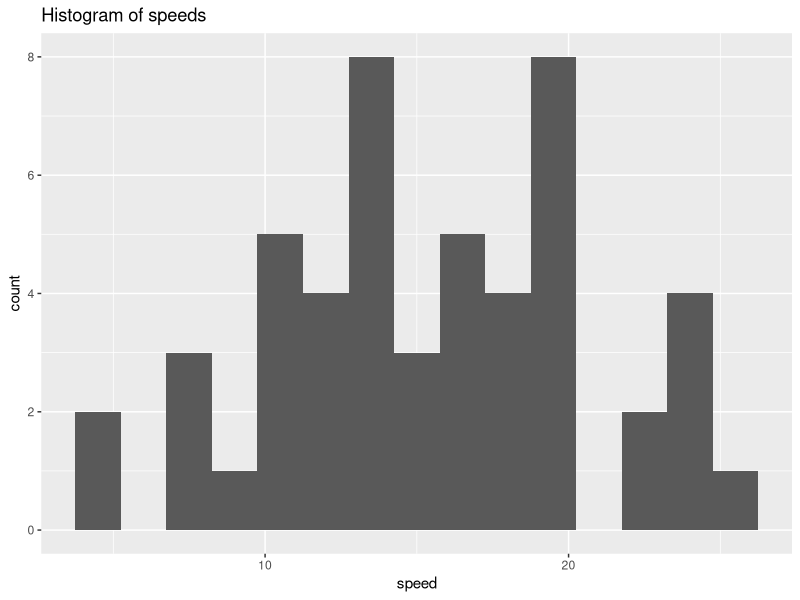
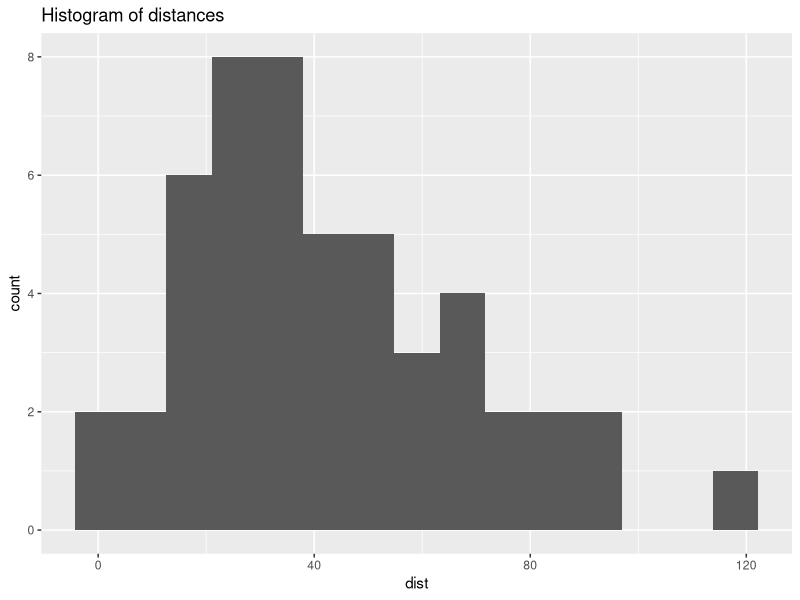

R code for these plots, in order:
## ---- chunk 1
#| label: load-pkgs
#| code-summary: "Packages"
#| message: false
#| warning: false
#| echo: false

library(tidyverse)  # for data wrangling and visualization
library(knitr)      # for tables
library(broom)      # for model summary
#| library(urbnthemes) # for ggplot2 theme

#| set_urbn_defaults(style = "print")

## ---- chunk 2
#| label: fig-histogram
#| fig-cap: "Histograms of individual variables"
#| fig-subcap:
#|   - "Histogram of `speed`s"
#|   - "Histogram of `dist`s" 
#| layout-ncol: 2

ggplot(cars, aes(x = speed)) +
  geom_histogram(bins = 15) +
  labs(title = "Histogram of speeds")

ggplot(cars, aes(x = dist)) +
  geom_histogram(bins = 15) +
  labs(title = "Histogram of distances")

## ---- chunk 3
#| label: tbl-stats-kable
#| tbl-cap: "Summary statistics for speed and dist (kable)"

cars %>%
  summarise(
    `Median speed` = median(speed),
    `IQR speed` = IQR(speed),
    `Median dist` = median(dist),
    `IQR dist` = IQR(dist),
    `Correlation, r` = cor(speed, dist)
  ) %>%
  kable(digits = c(0, 0, 0, 0, 2))

## ---- chunk 4
#| label: tbl-lm
#| tbl-cap: "Linear regression model for predicting price from area"

dist_fit <- lm(dist ~ speed, data = cars)
  
dist_fit %>%
  tidy() %>%
  kable(digits = c(0, 0, 2, 2, 2))

## ---- chunk 5
#| label: tbl-lm2
#| tbl-cap: "Second linear regression model for predicting price from area"

dist_fit2 <- lm(dist ~ poly(speed, degree = 2, raw = TRUE), data = cars)
  
dist_fit2 %>%
  tidy() %>%
  kable(digits = c(0, 0, 2, 2, 2))

## ---- chunk 6
#| column: page

knitr::kable(
  mtcars[1:6, 1:10]
)
